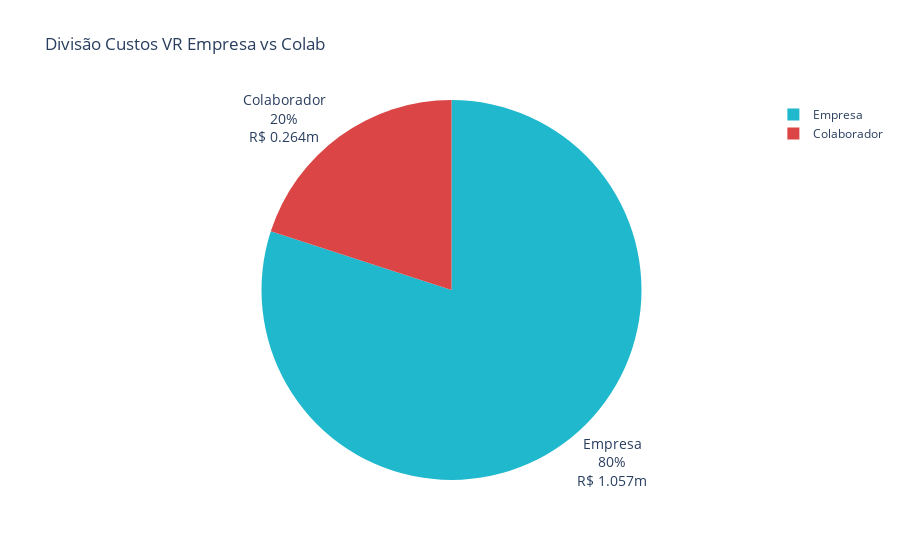

Notebook code cell kept with this figure:
### Code cell
import plotly.express as px
import plotly.graph_objects as go

# Data for the pie chart
categories = ["Empresa", "Colaborador"]
valores = [1056888, 264222]
percentuais = [80, 20]

# Format values more precisely
valor_empresa = "1.057m"
valor_colab = "0.264m"

# Create custom hover text with full information
hover_text = [
    f"Empresa<br>80%<br>R$ {valor_empresa}",
    f"Colaborador<br>20%<br>R$ {valor_colab}"
]

# Create pie chart with labels outside to avoid cramping
fig = go.Figure(data=[go.Pie(
    labels=categories,
    values=valores,
    text=[f"{perc}%<br>R$ {val}" for perc, val in zip(percentuais, [valor_empresa, valor_colab])],
    textinfo='label+text',
    textposition='outside',
    hovertext=hover_text,
    hoverinfo='text',
    marker=dict(colors=['#1FB8CD', '#DB4545'])
)])

# Update layout
fig.update_layout(
    title="Divisão Custos VR Empresa vs Colab",
    uniformtext_minsize=14, 
    uniformtext_mode='hide'
)


fig.show()
# Save as PNG

fig.write_image("vr_costs_division.png")

### Figure 1 — Plotly figure (JSON) as saved in the notebook; plotly's stock layout.template omitted (floating-point values rounded to 4 significant figures)
{"data": [{"hoverinfo": "text", "hovertext": ["Empresa<br>80%<br>R$ 1.057m", "Colaborador<br>20%<br>R$ 0.264m"], "labels": ["Empresa", "Colaborador"], "marker": {"colors": ["#1FB8CD", "#DB4545"]}, "text": ["80%<br>R$ 1.057m", "20%<br>R$ 0.264m"], "textinfo": "label+text", "textposition": "outside", "type": "pie", "values": [1056888, 264222]}], "layout": {"title": {"text": "Divisão Custos VR Empresa vs Colab"}, "uniformtext": {"minsize": 14, "mode": "hide"}}}
